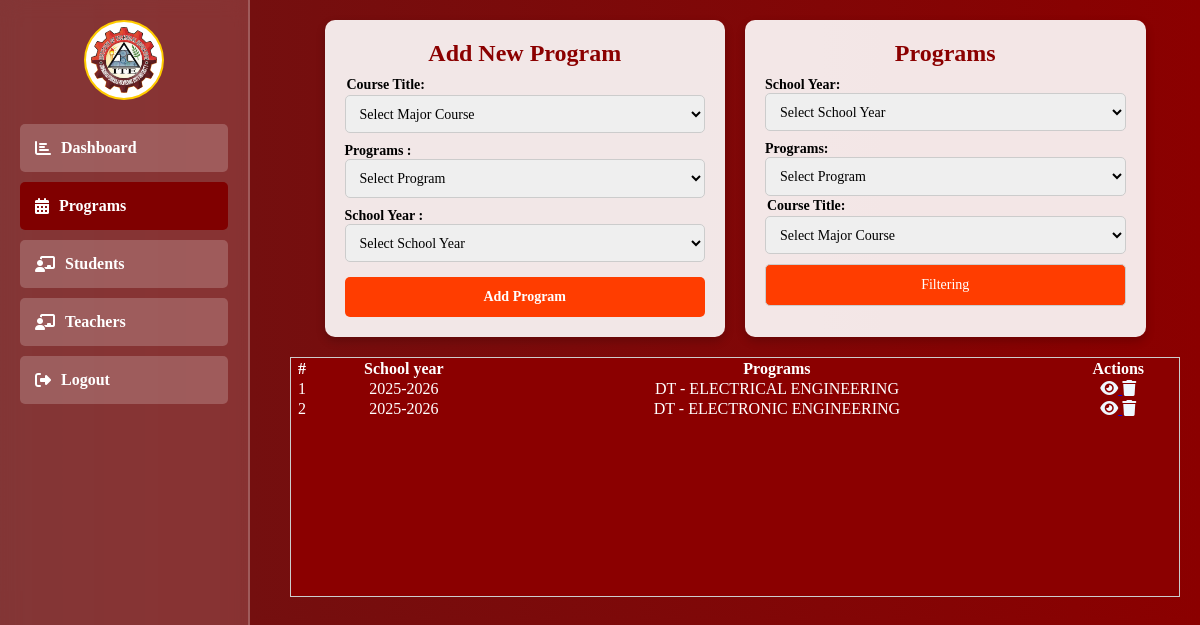
Page /admin/program.php (signed in) on the committed database.
### tables this page shows
CREATE TABLE `programs_with_subjects` (
  `id` int(11) NOT NULL,
  `program_course` varchar(100) NOT NULL,
  `department_program` varchar(100) NOT NULL,
  `school_year` varchar(100) NOT NULL,
  `subject_name` varchar(100) NOT NULL,
  `subject_code` varchar(100) NOT NULL,
  `semester` int(1) NOT NULL,
  `created_at` datetime NOT NULL DEFAULT current_timestamp(),
  `teacher_name` varchar(100) NOT NULL
);

### admin/admin_function.php (called while the page is built, shortened)
<?php
include "../db_connect.php";
function GetProgramList()
{
    global $pdo;
    $stmt = $pdo->prepare("SELECT * FROM programs_with_subjects");
    $stmt->execute();
    return $stmt->fetchAll();
}

### admin/program.php (the view, shortened to what this page needs)
<?php
include "../db_connect.php";
include "./admin_function.php";
?>
<!DOCTYPE html>
<html lang="en">
<head>
    <link rel="stylesheet" href="https://cdnjs.cloudflare.com/ajax/libs/font-awesome/6.2.0/css/all.css">
</head>
<body>
    <div class="sidebar">
        <div class="profile-info">
            <img src="../images/ITE.png" alt="Profile Icon" class="profile-icon">
        </div>
        <div class="sidebar-item">
            <a href="./index.php"><i class="fas fa-chart-bar"></i> Dashboard</a>
        </div>
        <div class="sidebar-item" style="background-color: maroon;">
            <a href="./Program.php"><i class="fas fa-calendar-alt"></i> Programs</a>
        </div>
        <div class="sidebar-item">
            <a href="./students.php"><i class="fas fa-chalkboard-teacher"></i> Students</a>
        </div>
        <div class="sidebar-item">
            <a href="./teachers.php"><i class="fas fa-chalkboard-teacher"></i>Teachers</a>
        </div>
        <div class="sidebar-item">
            <a href="./logout.php"><i class="fas fa-sign-out-alt"></i> Logout</a>
        </div>
    </div>
    <div class="content">
        <div class="dashboard-container">
            <div class="card">
                <h2>Add New Program</h2>
                <form action="" method="post">
                    <label style="margin: 2px;" for=" program_id">Course Title:</label>
                    <select
                        style="height: 2.4rem; width: 100%; padding: 10px; border: 1px solid #ccc; border-radius: 5px; font-size: 14px;"
                        name="course" required>
                        <option value="">Select Major Course</option>
                    </select>
                    <label for="department">Programs :</label>
                    <select
                        style="height: 2.4rem; width: 100%; padding: 10px; border: 1px solid #ccc; border-radius: 5px; font-size: 14px;"
                        name="department" required>
                        <option value="">Select Program</option>
                    </select>
                    <label for="sy">School Year :</label>
                    <select
                        style="height: 2.4rem; width: 100%; padding: 10px; border: 1px solid #ccc; border-radius: 5px; font-size: 14px;"
                        name="sy" required>
                        <option value="">Select School Year</option>
                    </select>
                    <input type="submit" name="program_id" value="Add Program">
                </form>
            </div>
            <div class="card">
                <h2>Programs</h2>
                <form method="GET">
                    <label for="sy">School Year:</label>
                    <select name="sy"
                        style="height: 2.4rem; width: 100%; padding: 10px; border: 1px solid #ccc; border-radius: 5px; font-size: 14px;">
                        <option value="">Select School Year</option>
                    </select>
                    <label for="department">Programs:</label>
                    <select name="department"
                        style="height: 2.4rem; width: 100%; padding: 10px; border: 1px solid #ccc; border-radius: 5px; font-size: 14px;">
                        <option value="">Select Program</option>
                    </select>
                    <label style="margin: 2px;" for=" program_id">Course Title:</label>
                    <select
                        style="height: 2.4rem; width: 100%; padding: 10px; border: 1px solid #ccc; border-radius: 5px; font-size: 14px;"
                        name="course">
                        <option value="">Select Major Course</option>
                    </select>
                    <button class="buttons" type="submit" onclick="display()" class="btn btn-primary"
                        style="margin-top: 10px; ">Filtering</button>
                </form>
            </div>
            <div class="card-table" id="tableNone"
                style="width: 100%; color: #ccc; border: 1px solid #ccc; height: 15rem; background-color: #8B0000; overflow-y: scroll;">
                <div class="tables-content" style=" background-color: #8B0000; display: flex; color: white;">
                    <table class="table" style=" width: 100%; ">
                        <thead>
                            <tr>
                                <th>#</th>
                                <th>School year</th>
                                <th>Programs</th>
                                <th>Actions</th>
                            </tr>
                        </thead>
                        <tbody>
                            <?php
                            $list = GetProgramList();
                            foreach ($list as $index => $program) {
                                if (
                                    (!isset($_GET['sy']) || $_GET['sy'] == '' || $_GET['sy'] == $program['school_year']) &&
                                    (!isset($_GET['department']) || $_GET['department'] == '' || $_GET['department'] == $program['department_program']) &&
                                    (!isset($_GET['course']) || $_GET['course'] == '' || $_GET['course'] == $program['program_course'])
                                ) {
                                    ?>
                                    <tr style="text-align: center;">
                                        <td><?php echo $index + 1 ?></td>
                                        <td><?php echo htmlspecialchars($program['school_year']) ?></td>
                                        <td>
                                            <?php echo htmlspecialchars($program['department_program']) . ' - ' . htmlspecialchars($program['program_course']); ?>
                                        </td>
                                        <td>
                                            <div style="color: aliceblue;">
                                                <a
                                                    href="view_program.php?program_id=<?php echo $_SESSION['program_id'] = $program['id']; ?>&program_name=<?php echo urlencode($program['department_program']); ?>&course_name=<?php echo urlencode($program['program_course']); ?>&school_year=<?php echo urlencode($program['school_year']); ?>&subject_name=<?php echo urlencode($program['subject_name']); ?>">
                                                    <i style="color: aliceblue;" class="fa fa-eye"></i>
                                                </a>
                                                <a class="delete-program" section="<?php echo $program['id']; ?>"><i
                                                        class="fa fa-trash"></i></a>
                                            </div>
                                        </td>
                                    </tr>
                                <?php }
                            } ?>
                        </tbody>
                    </table>
                </div>
            </div>
        </div>
</body>
</html>

### admin/program.php (style rules this page uses)
* { margin: 0; padding: 0; box-sizing: border-box; font-family: 'Georgia', serif; }
body { background: linear-gradient(to right, #6E1313, #8B0000); background-size: cover; display: flex; }
.sidebar { width: 250px; height: 100vh; background: rgba(255, 255, 255, 0.15); backdrop-filter: blur(10px); padding: 20px; position: fixed; left: 0; top: 0; border-right: 2px solid rgba(255, 255, 255, 0.2); }
.sidebar .profile-info { text-align: center; margin-bottom: 20px; }
.sidebar .profile-icon { width: 80px; border-radius: 50%; background: white; padding: 5px; border: 2px solid #ffcc00; }
.sidebar-item { padding: 15px; margin: 10px 0; background: rgba(255, 255, 255, 0.2); border-radius: 5px; font-size: 16px; }
.sidebar-item a { color: #FFFFFF; text-decoration: none; display: flex; align-items: center; font-weight: bold; }
.sidebar-item a i { margin-right: 10px; }
.content { margin-left: 270px; padding: 20px; width: calc(100% - 270px); }
.dashboard-container { display: flex; flex-wrap: wrap; justify-content: center; gap: 20px; }
.card { background: rgba(255, 255, 255, 0.9); padding: 20px; border-radius: 10px; width: 45%; box-shadow: 0px 4px 10px rgba(0, 0, 0, 0.2); }
.card h2, .card_table h2 { text-align: center; color: #8B0000; margin-bottom: 10px; font-size: 1.5rem; }
form label { display: block; font-weight: bold; margin-top: 10px; font-size: 14px; }
form input[type="submit"] { background-color: #ff3d00; color: white; padding: 12px; border: none; border-radius: 5px; margin-top: 15px; cursor: pointer; font-size: 14px; font-weight: bold; transition: 0.3s; width: 100%; }
.buttons { height: 2.6rem; background-color: #ff3d00; width: 100%; margin-top: 100%; color: #ffff; padding: 10px; border: 1px solid #ccc; border-radius: 5px; font-size: 14px; }

### rows in the picture
programs_with_subjects: school_year "2025-2026", department_program "DT", program_course "ELECTRICAL ENGINEERING"
programs_with_subjects: school_year "2025-2026", department_program "DT", program_course "ELECTRONIC ENGINEERING"
